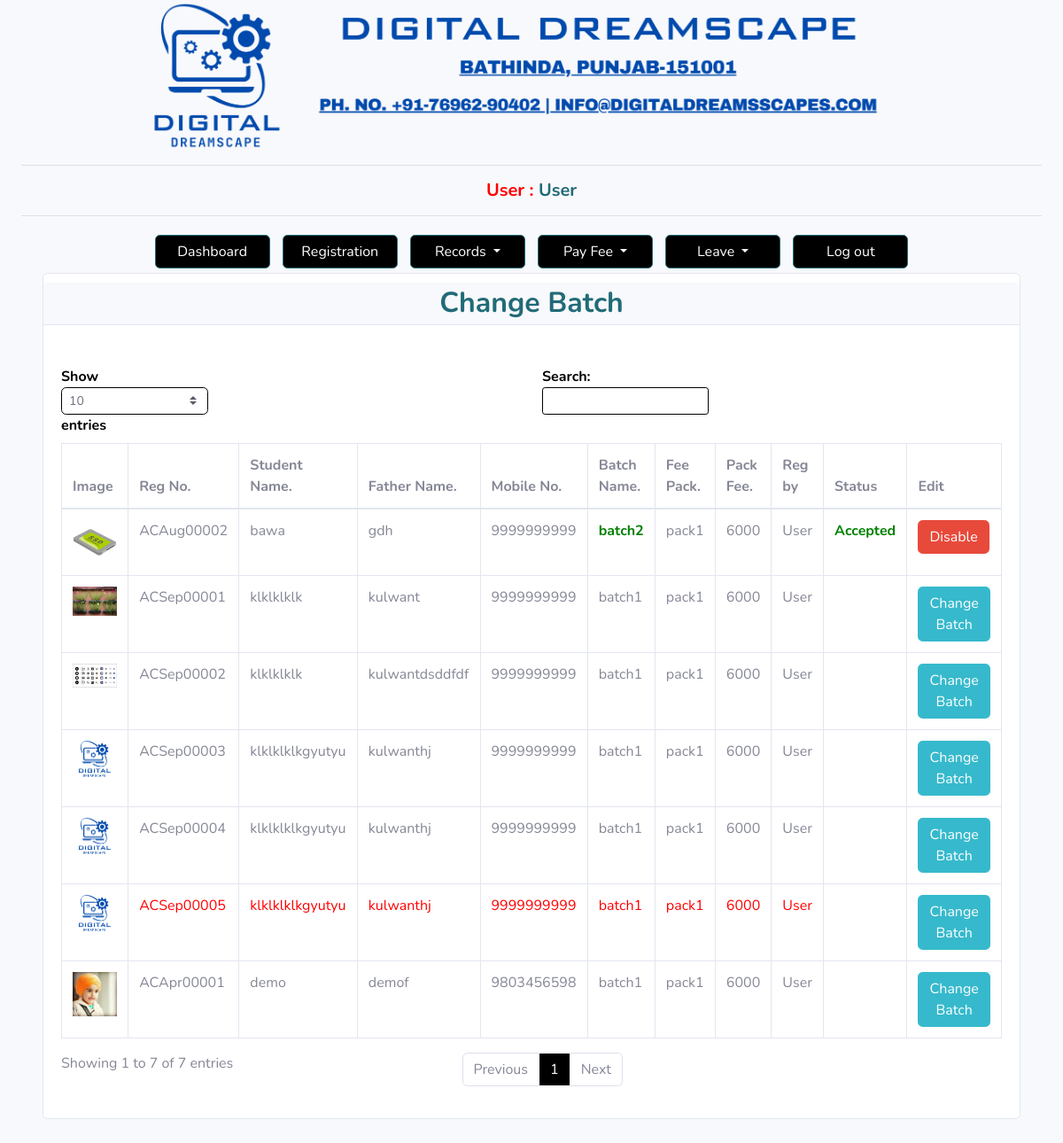
Page /userpanel/batchchng.php (signed in) on the committed database.
### tables this page shows
CREATE TABLE `record` (
  `id` int(11) NOT NULL,
  `regno` varchar(20) DEFAULT NULL,
  `batchname` varchar(20) DEFAULT NULL,
  `pic` varchar(50) DEFAULT NULL,
  `stuname` varchar(20) DEFAULT NULL,
  `fname` varchar(20) DEFAULT NULL,
  `mobno` varchar(20) DEFAULT NULL,
  `email` varchar(20) DEFAULT NULL,
  `address` varchar(50) DEFAULT NULL,
  `category` varchar(20) DEFAULT NULL,
  `highqual` varchar(20) DEFAULT NULL,
  `feepack` varchar(50) DEFAULT NULL,
  `paytype` varchar(100) NOT NULL,
  `packfee` text DEFAULT NULL,
  `otherqual` varchar(200) DEFAULT NULL,
  `file` varchar(30) DEFAULT NULL,
  `dob` varchar(20) DEFAULT NULL,
  `gurukukll` varchar(20) DEFAULT NULL,
  `gurukulid` varchar(20) DEFAULT NULL,
  `roomno` varchar(20) DEFAULT NULL,
  `entrydate` varchar(20) DEFAULT NULL,
  `leftdate` varchar(20) DEFAULT NULL,
  `paydate` varchar(100) DEFAULT NULL,
  `amount` text DEFAULT NULL,
  `pending` text DEFAULT NULL,
  `refund` text DEFAULT NULL,
  `concession` text DEFAULT NULL,
  `gst` varchar(30) DEFAULT NULL,
  `mop` varchar(20) DEFAULT NULL,
  `tranno` varchar(30) DEFAULT NULL,
  `cheqno` varchar(30) DEFAULT NULL,
  `refno` varchar(100) DEFAULT NULL,
  `remarks` varchar(100) DEFAULT NULL,
  `Installment` varchar(10) DEFAULT NULL,
  `regby` varchar(100) DEFAULT NULL,
  `status` varchar(100) DEFAULT '0',
  `refundsts` text NOT NULL,
  `constatus` text NOT NULL,
  `batchsts` text DEFAULT NULL,
  `disablests` text DEFAULT '0',
  `apr_date` text DEFAULT NULL
);

CREATE TABLE `batch` (
  `id` int(11) NOT NULL,
  `batchname` varchar(50) NOT NULL,
  `username` text DEFAULT NULL,
  `duration` text DEFAULT NULL,
  `date` varchar(30) NOT NULL
);

CREATE TABLE `pack` (
  `id` int(11) NOT NULL,
  `batchname` varchar(100) DEFAULT NULL,
  `packname` varchar(50) NOT NULL,
  `packprice` varchar(50) NOT NULL,
  `date` varchar(50) NOT NULL
);

### userpanel/batchchng.php (the view, shortened to what this page needs)
<?php include('session.php');
?>
<!DOCTYPE html>
<html lang="en">
<head>
  <link href="vendor/fontawesome-free/css/all.min.css" rel="stylesheet" type="text/css">
  <link href="css/sb-admin-2.min.css" rel="stylesheet">
</head>
<body id="page-top">
  <div id="wrapper">
    <div id="content-wrapper" class="d-flex flex-column">
      <div id="content">
<?php include("header.php"); ?>
      <div class="container-fluid">
          <div class="card  mb-4">
            <div class="card-header py-3">
              <h2 class="m-0 font-weight-bold text-primary" style="text-align:center;">Change Batch</h2>
            </div>
            <div class="card-body">
              <div class="table-responsive">
			  <form name="form1" method="post" action="">
                <table class="table table-bordered" id="dataTable" width="100%" cellspacing="0">
                    <thead>
                    <tr>
                       <th>Image </th>
					 <th>Reg No. </th>
					  <th>Student Name.</th>
					   <th>Father Name.</th>
					    <th>Mobile No.</th>
					 <th>Batch Name. </th>
					 <th>Fee Pack. </th>
					 <th>Pack Fee. </th>
					 <th>Reg by </th>
					 <th>Status</th>
                     <th>Edit</th>
                    </tr>
                  </thead>
                  <tbody>
				  <?php
		   $sql="select * from record WHERE disablests=0 ORDER BY id ASC";
		   $query=mysqli_query($conn,$sql);
		   while($show=mysqli_fetch_array($query))
		   {
			   $sql1="select * from batch where id='".$show['batchname']."' ORDER BY id ASC";
		   $query1=mysqli_query($conn,$sql1);
		   $show1=mysqli_fetch_array($query1);
		   $sql2="select * from pack where id='".$show['feepack']."' ORDER BY id ASC";
		   $query2=mysqli_query($conn,$sql2);
		   $show2=mysqli_fetch_array($query2);
		   if($show['regby']===$_SESSION['user']){
			  ?>
				    <tr style="<?php if(empty($show['amount'])) { echo 'color:red;'; } ?>">
					<td><img src="../<?php echo $show['pic']?>" width="50px"></td>
					   <td><?php echo $show['regno']; ?> </td>
					    <td><?php echo $show['stuname']; ?></td>
						<td><?php echo $show['fname']; ?></td>
						 <td><?php echo $show['mobno']; ?></td>
					      <td>
    <?php
    if ($show['batchsts'] == '1') {
        echo '<span style="color:green;font-weight:bold;">' . $show1['batchname'] . '</span>';
    } else {
        echo $show1['batchname'];
    }
    ?>
</td>
					      <td><?php echo $show2['packname']; ?> </td>
					      <td><?php echo $show['packfee']; ?> </td>
					      <td><?php echo $show['regby']; ?> </td>
					 <td>
    <?php
    if ($show['batchsts'] == '0') {
        echo '<span style="color:red; font-weight:bold;">Pending</span>';
    } elseif ($show['batchsts'] == '1') {
        echo '<span style="color:green; font-weight:bold;">Accepted</span>';
    } elseif ($show['batchsts'] == '2') {
        echo '<span style="color:red; font-weight:bold;">Rejected</span>';
    }
    ?>
</td>
                    <td>
    <?php if ($show['batchsts'] != null) { ?>
        <a style="text-decoration:none; color:inherit" href="">
            <button class="btn btn-danger">Disable</button>
        </a>
    <?php } else { ?>
	<a class="btn btn-info" href="chnagebatch.php?id=<?php echo $show['id']; ?>">
         Change Batch
        </a>
    <?php } ?>
</td>
                    </tr>
		   <?php  } } ?>
					                   </tbody>
                </table>
				 </form>
              </div>
            </div>
          </div>
        </div>
            </div>
            </div>
</body>
</html>

### userpanel/header.php (shortened to what this page needs)
<div class="container-fluid  bggg" style="border-bottom: solid 2px #216b77;padding-bottom: 20px;">
        <div class="row">
          <div class="col-xl-12 col-md-6 mb-12 centerr" style="text-align: center;">
            <img style="width: 80%;margin: auto;display: inherit;" src ="images/header.png">
			 <hr>
			<h1  style="font-size: 20px; color: red;font-weight: bold;">User : <span  style="color: #216b77;"><?php echo $_SESSION['user']?></span></h1>
			    <hr>
			<a href="dashboard.php"><button class="btn btn-primary">Dashboard</button> </a>
			<a href="index.php"><button class="btn btn-primary">Registration</button> </a>
			<div class="dropdown" style="display: inline-block;">
    <button class="btn btn-primary dropdown-toggle" type="button" data-toggle="dropdown"> Records
    <span class="caret"></span></button>
  </div>
			<div class="dropdown"  style="display: inline-block;">
    <button class="btn btn-primary dropdown-toggle" type="button" data-toggle="dropdown">Pay Fee
    <span class="caret"></span></button>
  </div>
			<div class="dropdown" style="display: inline-block;">
    <button class="btn btn-primary dropdown-toggle" type="button" data-toggle="dropdown"> Leave
    <span class="caret"></span></button>
  </div>
  <a href="" data-toggle="modal" data-target="#logoutModal">
                  <button class="btn btn-primary">Log out</button>
                </a>
          </div>
        </div>

### userpanel/header.php (style rules this page uses)
.btn-primary { color: #fff; background-color:black!important; margin: 5px; width: 130px; }
.card-header { padding: 4px !important; margin-bottom: 26px !important; margin-top: 10px; }

### rows in the picture
record: pic (picture), regno "ACAug00002", stuname "bawa", fname "gdh", mobno "9999999999", batch.batchname "batch2", pack.packname "pack1", packfee "6000", regby "User", batchsts "Accepted"
record: pic (picture), regno "ACSep00001", stuname "klklklklk", fname "kulwant", mobno "9999999999", batch.batchname "batch1", pack.packname "pack1", packfee "6000", regby "User"
record: pic (picture), regno "ACSep00002", stuname "klklklklk", fname "kulwantdsddfdf", mobno "9999999999", batch.batchname "batch1", pack.packname "pack1", packfee "6000", regby "User"
record: pic (picture), regno "ACSep00003", stuname "klklklklkgyutyu", fname "kulwanthj", mobno "9999999999", batch.batchname "batch1", pack.packname "pack1", packfee "6000", regby "User"
record: pic (picture), regno "ACSep00004", stuname "klklklklkgyutyu", fname "kulwanthj", mobno "9999999999", batch.batchname "batch1", pack.packname "pack1", packfee "6000", regby "User"
record: pic (picture), regno "ACSep00005", stuname "klklklklkgyutyu", fname "kulwanthj", mobno "9999999999", batch.batchname "batch1", pack.packname "pack1", packfee "6000", regby "User"
record: pic (picture), regno "ACApr00001", stuname "demo", fname "demof", mobno "9803456598", batch.batchname "batch1", pack.packname "pack1", packfee "6000", regby "User"

### other values in the picture
$_SESSION['user'] "User"
